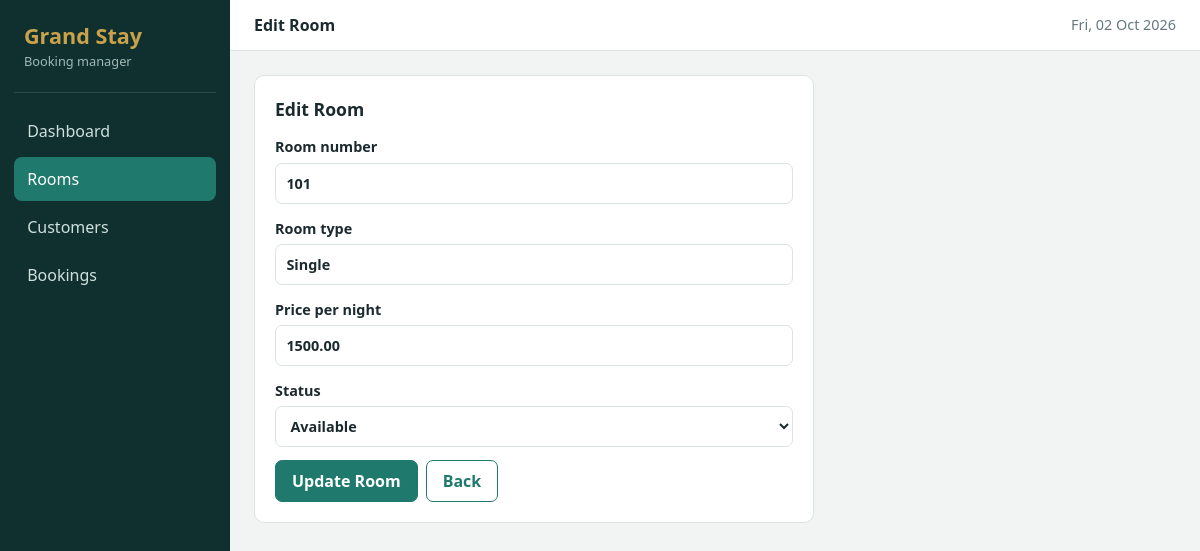
The page /edit.php?id=1 on the database its author committed.
### tables this page shows
CREATE TABLE IF NOT EXISTS rooms (
  room_id INT AUTO_INCREMENT PRIMARY KEY,
  room_number VARCHAR(10) NOT NULL UNIQUE,
  room_type VARCHAR(50) NOT NULL,
  price DECIMAL(10,2) NOT NULL,
  status VARCHAR(20) DEFAULT 'Available'
);

### edit.php (called while the page is built)
<?php $id = (int)($_GET["id"] ?? 0); if (!$id) { header("Location: index.php"); exit; } require __DIR__."/_form.php";

### config.php (called while the page is built, shortened)
<?php
function e($s) { return htmlspecialchars((string)$s, ENT_QUOTES, 'UTF-8'); }

### _form.php (the view, shortened to what this page needs)
<?php require __DIR__.'/../config.php'; $root = '../'; $section = 'rooms';
$r = ['room_number'=>'','room_type'=>'','price'=>'','status'=>'Available']; $errors = [];
if ($id) {
  $s = $pdo->prepare("SELECT * FROM rooms WHERE room_id=?"); $s->execute([$id]); $r = $s->fetch();
}
$title = $id ? 'Edit Room' : 'Add Room';
include __DIR__.'/../includes/header.php'; ?>
<section class="card narrow"><h2><?= $title ?></h2>
<form method="post" novalidate data-validate>
  <label>Room number<input name="room_number" required maxlength="10" value="<?= e($r['room_number']) ?>"></label>
  <label>Room type<input name="room_type" required maxlength="50" list="types" value="<?= e($r['room_type']) ?>"><datalist id="types"><option>Single<option>Double<option>Deluxe<option>Suite</datalist></label>
  <label>Price per night<input name="price" type="number" step="0.01" min="0.01" required value="<?= e($r['price']) ?>"></label>
  <label>Status<select name="status"><?php foreach (ROOM_STATUSES as $s): ?><option <?= $r['status']===$s?'selected':'' ?>><?= $s ?></option><?php endforeach; ?></select></label>
  <div class="row"><button class="btn"><?= $id ? 'Update Room' : 'Add Room' ?></button><a class="btn ghost" href="index.php">Back</a></div>
</form></section>
<?php include __DIR__.'/../includes/footer.php'; ?>

### style.css (style rules this page uses)
:root { --bg:#f1f4f2;--ink:#1b2a2f;--muted:#66797e;--line:#dbe4e1;--side:#10302f;--brand:#1f7a6d;--brand-d:#165e54;--gold:#c9a24b;--ok:#1b7f4b;--danger:#b42318;--r:10px }
* { box-sizing:border-box }
body { margin:0;background:var(--bg);color:var(--ink);font:16px/1.5 "Segoe UI",system-ui,sans-serif }
a { color:var(--brand) }
.card { background:#fff;border:1px solid var(--line);border-radius:var(--r);padding:1.25rem }
.card.narrow { max-width:560px }
h2 { font-size:1.1rem;margin:0 0 .9rem }
label { display:block;font-weight:600;font-size:.9rem;margin-bottom:.85rem }
input,select,textarea { width:100%;margin-top:.3rem;padding:.55rem .65rem;border:1px solid var(--line);border-radius:7px;font:inherit;background:#fff;color:var(--ink) }
.row,.filters { display:flex;gap:.5rem;flex-wrap:wrap;align-items:center }
.btn { background:var(--brand);color:#fff;border:1px solid var(--brand);padding:.5rem 1rem;border-radius:7px;font:inherit;font-weight:600;cursor:pointer;text-decoration:none;display:inline-block }
.btn.ghost { background:#fff;color:var(--brand) }

### rows shown on the page
rooms: room_number "101", room_type "Single", price "1500.00", status "Available"

### other values the page prints
$l "Dashboard"
$l "Rooms"
$l "Customers"
$l "Bookings"
$title "Edit Room"
